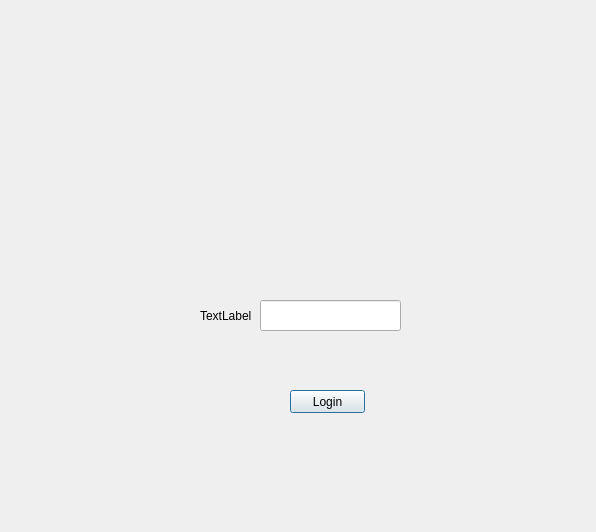
<?xml version="1.0" encoding="UTF-8"?>
<ui version="4.0">
 <class>Dialog</class>
 <widget class="QDialog" name="Dialog">
  <property name="geometry">
   <rect>
    <x>0</x>
    <y>0</y>
    <width>596</width>
    <height>532</height>
   </rect>
  </property>
  <property name="windowTitle">
   <string>Dialog</string>
  </property>
  <widget class="QLabel" name="label">
   <property name="geometry">
    <rect>
     <x>200</x>
     <y>300</y>
     <width>61</width>
     <height>31</height>
    </rect>
   </property>
   <property name="text">
    <string>TextLabel</string>
   </property>
  </widget>
  <widget class="QLineEdit" name="line">
   <property name="geometry">
    <rect>
     <x>260</x>
     <y>300</y>
     <width>141</width>
     <height>31</height>
    </rect>
   </property>
  </widget>
  <widget class="QPushButton" name="thing">
   <property name="geometry">
    <rect>
     <x>290</x>
     <y>390</y>
     <width>75</width>
     <height>23</height>
    </rect>
   </property>
   <property name="text">
    <string>Login</string>
   </property>
  </widget>
  <widget class="QLabel" name="label_2">
   <property name="geometry">
    <rect>
     <x>90</x>
     <y>40</y>
     <width>461</width>
     <height>251</height>
    </rect>
   </property>
   <property name="text">
    <string/>
   </property>
   <property name="pixmap">
    <pixmap>NSLogo.png</pixmap>
   </property>
   <property name="scaledContents">
    <bool>true</bool>
   </property>
  </widget>
 </widget>
 <resources/>
 <connections/>
</ui>
